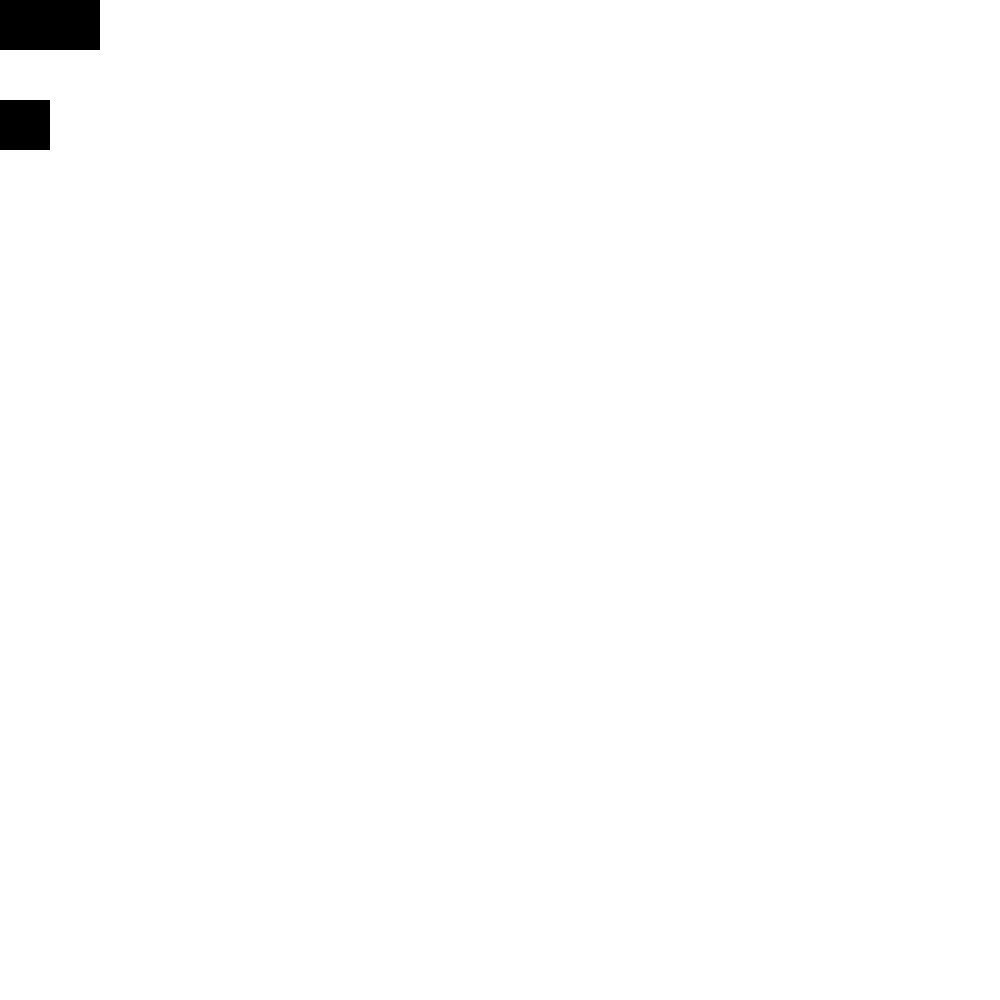
Frame 1 (no input)
Frame 60 (the mouse pressed at the canvas centre just before this capture): identical to frame 1, image omitted
Frame 120 (the mouse held since frame 60 and released just before this capture): identical to frame 1, image omitted

The Processing sketch that drew this single still picture (run headless with seeded random() and noise(); from frame 60 on, the mouse is pressed at the canvas centre):

// Processing sketch: PaintClone
// ── PaintClone.pde
//finish this paint program.
//if you press more green enough times it goes back to black
//if you press the less green button when the cursor is black it should go to green
//hint modulo command %
//further hint the modulo command in processing doesn't play nice with negatives

//make buttons for blue and red
//debounce the buttons
//hint make a mousePressed method

//Pat on the back for marking your up/down buttons in a nice way.

color cursorcolor1 = 0;
color cursorcolor2 = 0;
int green = 0;
int step = 10;
int blue = 0;


void setup() {
  size(1000, 1000);
  background(255);
  
}



void draw() {
  noStroke();
  //more green button
  fill(0,green,0);
  rect(0,0,50,50);
  if (mousePressed && mouseX<50 && mouseY<50){
    green = green +step;
  } 
  //less green button
  fill(0,green,0);
  rect(50,0,50,50);
  if (mousePressed && 50<mouseX && mouseX<100 && mouseY<50){
     green = green -step;
  }
  //more blue button
  fill(0,0,blue); 
  rect(0, 100, 50, 50);
  if (mousePressed && mouseX<50 && 100<mouseY && mouseY<150){
    blue = blue + step;
   fill(cursorcolor2); 
  }
  cursorcolor1 = color(0,green,0); 
  cursorcolor2 = color(0, 0, blue);
  //drawing part
  //if (mousePressed) {
    //fill(cursorcolor1);
    //ellipse(mouseX, mouseY, 8, 8);
  //}
  
}
